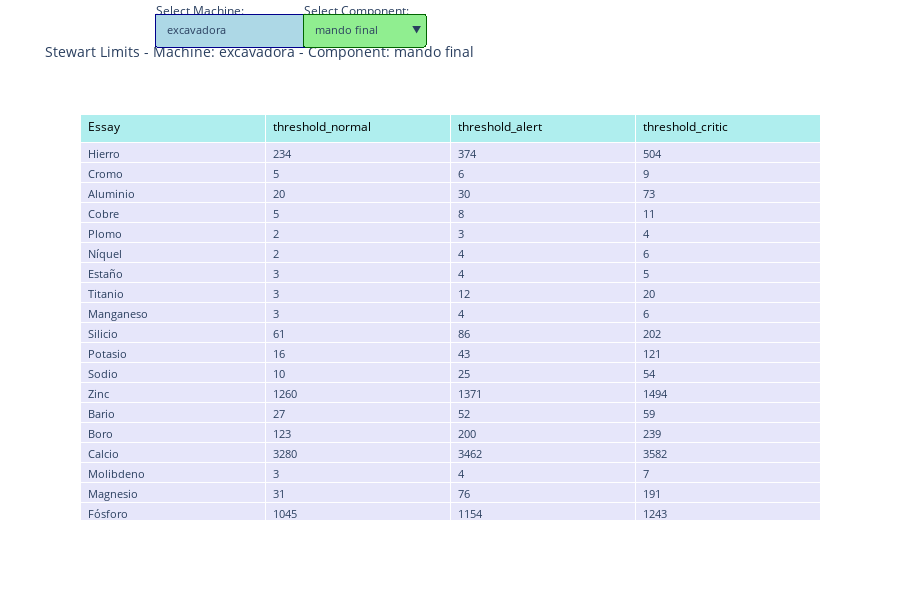

The cell this chart's notebook holds for it:
### Markdown cell above
We will only have a table to visualize the limits of the essays corresponding to an individual pair of machine, component.
Therefore we must implement a filter to select the desired pair of machine, component

### Code cell
# we will use emin data as an example
limits_data = sl['EMIN'].copy()

import plotly.graph_objects as go
import plotly.express as px

# Build the structure: machine -> component -> essays
machine_options = list(limits_data.keys())
all_essays = list(essays['ElementNameSpanish'])

fig = go.Figure()

# Create all possible table traces for each machine-component combination
trace_index = 0
trace_map = {}  # Maps (machine, component) to trace index

for machine in machine_options:
    component_options = list(limits_data[machine].keys())
    for component in component_options:
        # Get the limits for this machine-component pair
        component_limits = limits_data[machine][component]
        if component_limits:
            df_component = pd.DataFrame(component_limits).T
            df_component.index.name = 'Essay'
            
            # Add trace for this machine-component pair
            fig.add_trace(go.Table(
                header=dict(
                    values=['Essay'] + list(df_component.columns),
                    fill_color='paleturquoise',
                    align='left',
                    font=dict(size=12, color='black')
                ),
                cells=dict(
                    values=[df_component.index.tolist()] + [df_component[col].tolist() for col in df_component.columns],
                    fill_color='lavender',
                    align='left',
                    font=dict(size=11)
                ),
                visible=(trace_index == 0)  # Only show the first one initially
            ))
            
            trace_map[(machine, component)] = trace_index
            trace_index += 1

# Create dropdown buttons for machine selection
machine_buttons = []
for machine in machine_options:
    # Get all components for this machine
    component_options = list(limits_data[machine].keys())
    # Find the first valid component
    first_component = component_options[0] if component_options else None
    
    # Create visibility array: show only traces for this machine's first component
    visibility = [False] * trace_index
    if first_component and (machine, first_component) in trace_map:
        visibility[trace_map[(machine, first_component)]] = True
    
    machine_buttons.append(
        dict(
            label=machine,
            method="update",
            args=[
                {"visible": visibility},
                {"title": f"Stewart Limits - Machine: {machine} - Component: {first_component}"}
            ]
        )
    )

# Create dropdown buttons for component selection (will be updated based on machine)
# Start with components from the first machine
first_machine = machine_options[0]
component_buttons = []
for component in limits_data[first_machine].keys():
    visibility = [False] * trace_index
    if (first_machine, component) in trace_map:
        visibility[trace_map[(first_machine, component)]] = True
    
    component_buttons.append(
        dict(
            label=component,
            method="update",
            args=[
                {"visible": visibility},
                {"title": f"Stewart Limits - Machine: {first_machine} - Component: {component}"}
            ]
        )
    )

# Create buttons for essay filtering
essay_filter_buttons = [
    dict(
        label="All Essays",
        method="restyle",
        args=[{"cells.values": [[df_component.index.tolist()] + [df_component[col].tolist() for col in df_component.columns]]}]
    )
]

# Update layout with dropdown menus
fig.update_layout(
    updatemenus=[
        # Machine selector
        dict(
            buttons=machine_buttons,
            direction="down",
            showactive=True,
            x=0.1,
            xanchor="left",
            y=1.25,
            yanchor="top",
            bgcolor="lightblue",
            bordercolor="darkblue",
            font=dict(size=11)
        ),
        # Component selector
        dict(
            buttons=component_buttons,
            direction="down",
            showactive=True,
            x=0.3,
            xanchor="left",
            y=1.25,
            yanchor="top",
            bgcolor="lightgreen",
            bordercolor="darkgreen",
            font=dict(size=11)
        )
    ],
    title=dict(
        text=f"Stewart Limits - Machine: {first_machine} - Component: {list(limits_data[first_machine].keys())[0]}",
        font=dict(size=14)
    ),
    height=600,
    annotations=[
        dict(text="Select Machine:", x=0.1, xref="paper", y=1.28, yref="paper", 
             align="left", showarrow=False, font=dict(size=12)),
        dict(text="Select Component:", x=0.3, xref="paper", y=1.28, yref="paper", 
             align="left", showarrow=False, font=dict(size=12))
    ]
)

fig.show()

# Note: For full interactivity where component dropdown updates based on machine selection,
# you would need to use a Dash app or add custom JavaScript callbacks
